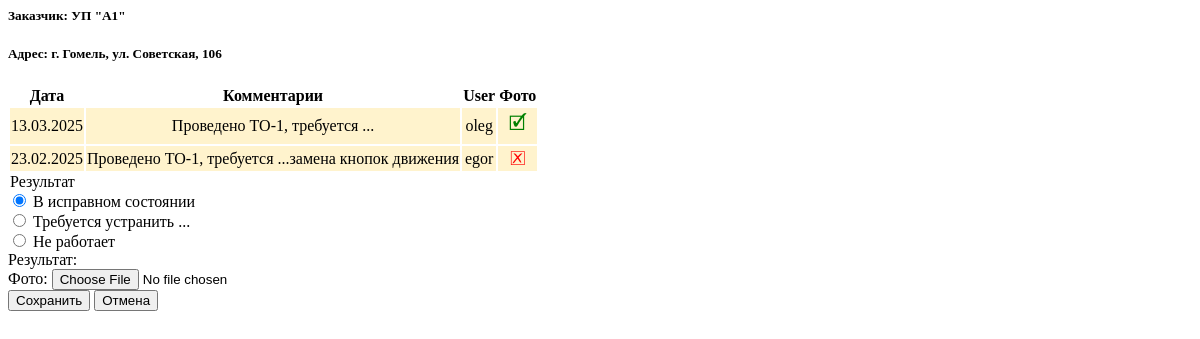
Screenshot of /service/add/39/ (signed in) with the database file from the repository.
### LIFTEH/models.py (models this page shows, shortened)
class Object(models.Model):
    customer = models.CharField(max_length=255, default='')
    address = models.CharField(max_length=255, default='')
    model = models.CharField(max_length=255, default='')
    work = models.CharField(max_length=20, default='')
    phone = models.CharField(max_length=20, default='')
    name = models.CharField(max_length=255, default='')
    M1 = models.DecimalField(max_digits=12, decimal_places=2, null=True)
    M2 = models.DecimalField(max_digits=12, decimal_places=2, null=True)
    M3 = models.DecimalField(max_digits=12, decimal_places=2, null=True)
    M4 = models.DecimalField(max_digits=12, decimal_places=2, null=True)
    M5 = models.DecimalField(max_digits=12, decimal_places=2, null=True)
    M6 = models.DecimalField(max_digits=12, decimal_places=2, null=True)
    M7 = models.DecimalField(max_digits=12, decimal_places=2, null=True)
    M8 = models.DecimalField(max_digits=12, decimal_places=2, null=True)
    M9 = models.DecimalField(max_digits=12, decimal_places=2, null=True)
    M10 = models.DecimalField(max_digits=12, decimal_places=2, null=True)
    M11 = models.DecimalField(max_digits=12, decimal_places=2, null=True)
    M12 = models.DecimalField(max_digits=12, decimal_places=2, null=True)
    latitude = models.FloatField(null=True, blank=True)
    longitude = models.FloatField(null=True, blank=True)
    folder_id = models.CharField(max_length=50, default='', blank=True)

class Service(models.Model):
    object = models.ForeignKey(Object, on_delete=models.CASCADE)
    service_date = models.DateTimeField(default=timezone.now)
    comments = models.TextField()
    result = models.CharField(max_length=200)
    foto = models.ImageField(upload_to='services_foto/',
                             null=True, blank=True)
    user = models.ForeignKey(User, on_delete=models.CASCADE)

### LIFTEH/views.py (the view, shortened to what this page needs)
# urls.py: path('service/add/<int:object_id>/', views.service_add, name='service_add'),
@login_required
def service_add(request, object_id):
    obj = get_object_or_404(Object, id=object_id)
    services = Service.objects.filter(object=obj).order_by('-service_date')[:2]
    current_datetime = timezone.now()
    form = ServiceForm()
    return render(request, 'service_add.html', {
        'form': form,
        'object': obj,
        'services': services,
        'current_datetime': current_datetime
    })

### LIFTEH/forms.py (shortened to what this page needs)
class ServiceForm(forms.ModelForm):
    class Meta:
        model = Service
        fields = ['service_date', 'comments', 'result', 'foto']
    def __init__(self, *args, **kwargs):
        self.object_id = kwargs.pop('object_id', None)  # Сохраняем object_id
        super().__init__(*args, **kwargs)

### LIFTEH/templates/service_add.html (shortened to what this page needs)
<h5><b>Заказчик:</b> {{ object.customer }}</h5>
<h5><b>Адрес:</b> {{ object.address }}</h5>
<table class="table table-sm" style="border-radius: 5px; overflow: hidden;">
    <tr style="text-align: center;">
        <th>Дата</th>
        <th>Комментарии</th>
        <th>User</th>
        <th>Фото</th>
    </tr>
{% for service in services %}
    <tr style="text-align: center;"
    class="{% if service.result == 0 %}table-success{% elif service.result == 1 %}table-warning{% elif service.result == 2 %}table-danger{% endif %}">
        <td>{{ service.service_date|date:"d.m.Y" }}</td>
        <td>{{ service.comments }}</td>
        <td>{{ service.user.username }}</td>
        <td>
            {% if service.foto %}
                <span style="color: green; font-size: 20px;">&#x1F5F9;</span>
            {% else %}
                <span style="color: red; font-size: 20px;">&#x1F5F5;</span>
            {% endif %}
        </td>
    </tr>
    {% empty %}
    <tr>
        <td colspan="4">Нет записей обслуживания.</td>
    </tr>
    {% endfor %}
</table>
<form method="POST" enctype="multipart/form-data" id="serviceAddForm" action="{% url 'service_add' object_id=object.id %}">
    <div class="form-floating mt-2 mb-2">
        <div class="form-control" name="result-container" style="display: table;">
            <legend class="visually-hidden">Результат</legend>
            <div class="form-check">
                <input class="form-check-input" type="radio" name="result" id="result0" value="0" checked required>
                <label class="form-check-label" for="result0">В исправном состоянии</label>
            </div>
            <div class="form-check">
                <input class="form-check-input" type="radio" name="result" id="result1" value="1">
                <label class="form-check-label" for="result1">Требуется устранить ...</label>
            </div>
            <div class="form-check">
                <input class="form-check-input" type="radio" name="result" id="result2" value="2">
                <label class="form-check-label" for="result2">Не работает</label>
            </div>
        </div>
        <label class="form-label" for="result0">Результат:</label>
    </div>
<div class="input-group d-none mb-2" id="foto-group">
    <label class="input-group-text" for="foto">Фото:</label>
    <input type="file" class="form-control" id="foto" name="foto" accept="image/*">
</div>
    <button type="submit" class="btn btn-success">Сохранить</button>
    <button type="button" class="btn btn-primary" data-bs-dismiss="modal">Отмена</button>
</form>

### LIFTEH/templates/service_add.html (style rules this page uses)
.table-warning { background-color: #fff3cd; }

### rows the page displays
Object: customer "УП \"А1\"", address "г. Гомель, ул. Советская, 106"
Service: service_date "13.03.2025", comments "Проведено ТО-1, требуется ...", user.username "oleg"
Service: service_date "23.02.2025", comments "Проведено ТО-1, требуется ...замена кнопок движения", user.username "egor"
